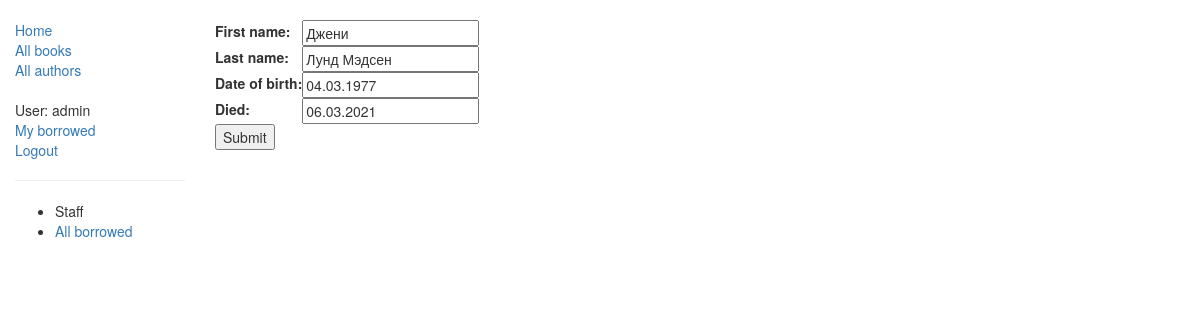
The page /catalog/author/2/update/ (signed in) on the database its author committed.
### catalog/models.py (models this page shows, shortened)
class Author(models.Model):
    first_name = models.CharField(max_length=100)
    last_name = models.CharField(max_length=100)
    date_of_birth = models.DateField(null=True, blank=True)
    date_of_death = models.DateField('Died', null=True,blank=True)

### catalog/views.py (the view)
# urls.py: path('author/<int:pk>/update/', views.AuthorUpdate.as_view(), name='author-update'),
class AuthorUpdate(PermissionRequiredMixin, UpdateView):
    model = Author
    fields = '__all__' # Not recommended (potential security issue if more fields added)
    permission_required = 'catalog.can_mark_returned'

### catalog/templates/catalog/author_form.html (shortened to what this page needs)
{% extends "base_generic.html" %}
{% block content %}
<form action="" method="post" class="form">
    <table>
    {{ form.as_table }}
    </table>
    <input type="submit" value="Submit">
</form>
{% endblock %}

### catalog/templates/base_generic.html (shortened to what this page needs)
<!DOCTYPE html>
<html lang="en">
<head>
    <link rel="stylesheet" href="https://maxcdn.bootstrapcdn.com/bootstrap/3.3.7/css/bootstrap.min.css">
    {% load static %}
    <link rel="stylesheet" href="{% static 'css/style.css' %}">
</head>
<body>
<div class="container-fluid">
    <div class="row">
        <div class="col-sm-2">
            {% block sidebar %}
            <ul class="sidebar-nav">
                <li><a href="{% url 'index' %}">Home</a></li>
                <li><a href="{% url 'books' %}">All books</a></li>
                <li><a href="{% url 'authors' %}">All authors</a></li>
            </ul>
            <ul class="sidebar-nav">
                {% if user.is_authenticated %}
                <li>User: {{user.get_username}}</li>
                <li><a href="{% url 'my-borrower' %}">My borrowed</a></li>
                <li><a href="{% url 'logout' %}?next={{request.path}}">Logout</a></li>
                {% else %}
                <li><a href="{% url 'login' %}?next={{request.path}}">Login</a></li>
                {% endif %}
            </ul>
                {% if user.is_staff %}
                <hr>
                <ul>
                <li>Staff</li>
                    {% if perms.catalog.can_mark_returned %}
                    <li><a href="{% url 'all-borrowed' %}">All borrowed </a></li>
                    {% endif %}
                </ul>
                {% endif %}
            {% endblock %}
        </div>
        <div class="col-sm-10 ">
            {% block content %}
            {% endblock %}
        </div>
    </div>
</div>
</body>
</html>

### catalog/static/css/style.css (style rules this page uses)
.sidebar-nav { margin-top: 20px; padding: 0; list-style: none; }
.form { margin-top: 20px; }

### rows shown on the page
Author: first_name "Джени", last_name "Лунд Мэдсен", date_of_birth "04.03.1977", date_of_death "06.03.2021"

### other values the page prints
{{ user.get_username }} "admin"
